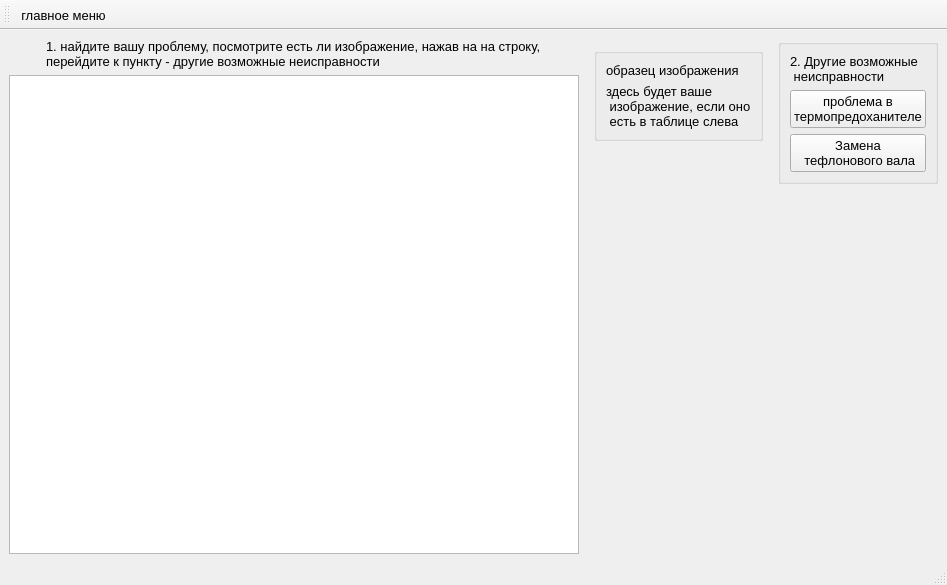
<?xml version="1.0" encoding="UTF-8"?>
<ui version="4.0">
 <class>fuser</class>
 <widget class="QMainWindow" name="fuser">
  <property name="geometry">
   <rect>
    <x>0</x>
    <y>0</y>
    <width>947</width>
    <height>585</height>
   </rect>
  </property>
  <property name="font">
   <font>
    <pointsize>10</pointsize>
   </font>
  </property>
  <property name="windowTitle">
   <string>Неисправности фьюзера</string>
  </property>
  <widget class="QWidget" name="centralwidget">
   <layout class="QGridLayout" name="gridLayout_2">
    <item row="0" column="0">
     <layout class="QGridLayout" name="gridLayout">
      <item row="0" column="0">
       <layout class="QVBoxLayout" name="verticalLayout">
        <item alignment="Qt::AlignHCenter">
         <widget class="QLabel" name="label_2">
          <property name="text">
           <string>1. найдите вашу проблему, посмотрите есть ли изображение, нажав на на строку, 
перейдите к пункту - другие возможные неисправности</string>
          </property>
         </widget>
        </item>
        <item>
         <widget class="QTableView" name="fuser_2">
          <property name="font">
           <font>
            <pointsize>10</pointsize>
           </font>
          </property>
         </widget>
        </item>
       </layout>
      </item>
      <item row="0" column="2" alignment="Qt::AlignRight|Qt::AlignTop">
       <widget class="QGroupBox" name="groupBox">
        <layout class="QVBoxLayout" name="verticalLayout_2">
         <item>
          <widget class="QLabel" name="label_5">
           <property name="text">
            <string>2. Другие возможные
 неисправности</string>
           </property>
          </widget>
         </item>
         <item>
          <widget class="QPushButton" name="term">
           <property name="text">
            <string>проблема в 
термопредоханителе</string>
           </property>
          </widget>
         </item>
         <item>
          <widget class="QPushButton" name="silval">
           <property name="text">
            <string>Замена
 тефлонового вала</string>
           </property>
          </widget>
         </item>
        </layout>
       </widget>
      </item>
      <item row="0" column="1">
       <widget class="QWidget" name="widget_2" native="true">
        <layout class="QVBoxLayout" name="verticalLayout_3">
         <item alignment="Qt::AlignTop">
          <widget class="QGroupBox" name="verticalGroupBox">
           <layout class="QVBoxLayout" name="verticalLayout_4">
            <item>
             <widget class="QLabel" name="label_3">
              <property name="text">
               <string>образец изображения</string>
              </property>
             </widget>
            </item>
            <item>
             <widget class="QLabel" name="lpic_2">
              <property name="text">
               <string>здесь будет ваше
 изображение, если оно
 есть в таблице слева</string>
              </property>
             </widget>
            </item>
           </layout>
          </widget>
         </item>
        </layout>
       </widget>
      </item>
     </layout>
    </item>
   </layout>
  </widget>
  <widget class="QMenuBar" name="menubar">
   <property name="geometry">
    <rect>
     <x>0</x>
     <y>0</y>
     <width>947</width>
     <height>21</height>
    </rect>
   </property>
  </widget>
  <widget class="QStatusBar" name="statusbar"/>
  <widget class="QToolBar" name="toolBar">
   <property name="windowTitle">
    <string>toolBar</string>
   </property>
   <attribute name="toolBarArea">
    <enum>TopToolBarArea</enum>
   </attribute>
   <attribute name="toolBarBreak">
    <bool>false</bool>
   </attribute>
   <addaction name="main"/>
  </widget>
  <action name="main">
   <property name="icon">
    <iconset>
     <normaloff>icon/menu.png</normaloff>icon/menu.png</iconset>
   </property>
   <property name="text">
    <string>главное меню</string>
   </property>
  </action>
 </widget>
 <resources/>
 <connections/>
</ui>
